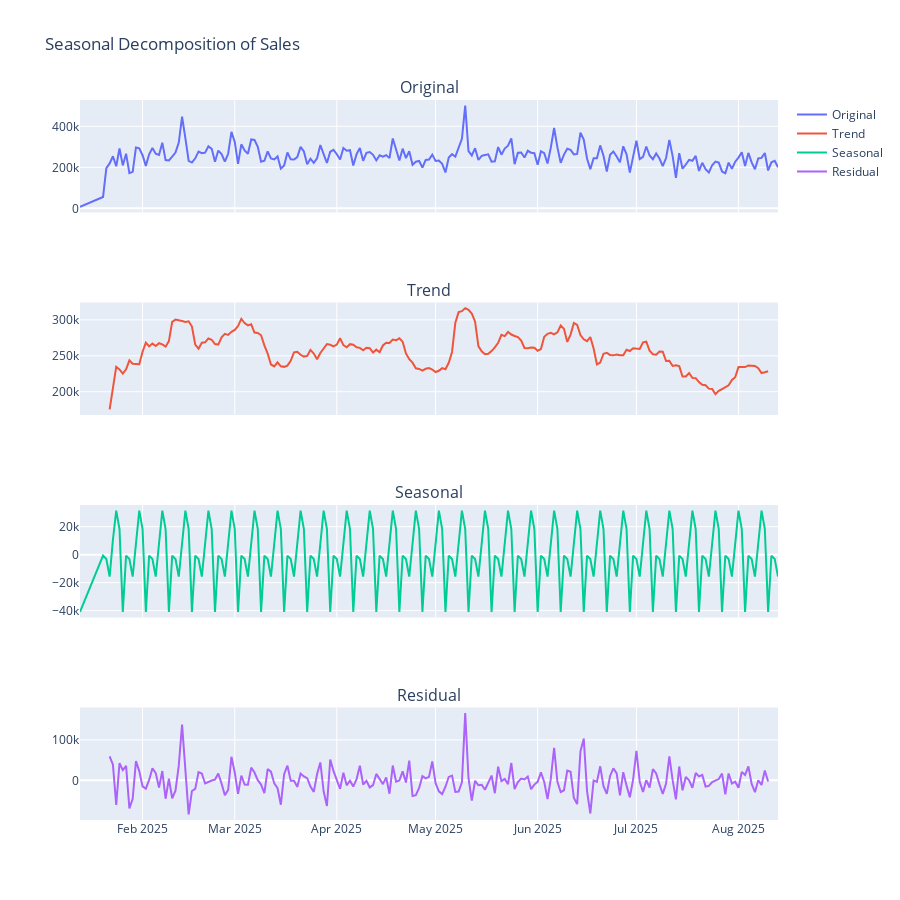

The notebook cell saved with this chart:
### Code cell
fig = make_subplots(rows = 4, cols = 1, shared_xaxes = True,
subplot_titles = ("Original", "Trend", "Seasonal", "Residual"))
fig.add_trace(go.Scatter(x = daily.index, y=daily["subtotal"], mode = "lines", name = 'Original'), row=1 , col=1)
fig.add_trace(go.Scatter(x = daily.index, y = decomposition.trend, mode = "lines", name = "Trend"), row =2, col = 1)
fig.add_trace(go.Scatter(x = daily.index, y = decomposition.seasonal, mode = "lines", name = "Seasonal"), row = 3, col = 1)
fig.add_trace(go.Scatter(x = daily.index, y = decomposition.resid, mode = "lines", name ="Residual"), row = 4, col = 1)
fig.update_layout(height = 900, title_text = "Seasonal Decomposition of Sales", showlegend = True)
fig.show()

### Figure 1 — Plotly figure (JSON) as saved in the notebook; plotly's stock layout.template omitted (floating-point values rounded to 4 significant figures; data arrays with more than 128 entries replaced by an {"elided": "..."} marker saying what was removed)
{"data": [{"mode": "lines", "name": "Original", "type": "scatter", "x": {"elided": "207 str values"}, "xaxis": "x", "y": {"elided": "207 float values"}, "yaxis": "y"}, {"mode": "lines", "name": "Trend", "type": "scatter", "x": {"elided": "207 str values"}, "xaxis": "x2", "y": {"elided": "207 float values"}, "yaxis": "y2"}, {"mode": "lines", "name": "Seasonal", "type": "scatter", "x": {"elided": "207 str values"}, "xaxis": "x3", "y": {"elided": "207 float values"}, "yaxis": "y3"}, {"mode": "lines", "name": "Residual", "type": "scatter", "x": {"elided": "207 str values"}, "xaxis": "x4", "y": {"elided": "207 float values"}, "yaxis": "y4"}], "layout": {"annotations": [{"font": {"size": 16}, "showarrow": false, "text": "Original", "x": 0.5, "xanchor": "center", "xref": "paper", "y": 1, "yanchor": "bottom", "yref": "paper"}, {"font": {"size": 16}, "showarrow": false, "text": "Trend", "x": 0.5, "xanchor": "center", "xref": "paper", "y": 0.7188, "yanchor": "bottom", "yref": "paper"}, {"font": {"size": 16}, "showarrow": false, "text": "Seasonal", "x": 0.5, "xanchor": "center", "xref": "paper", "y": 0.4375, "yanchor": "bottom", "yref": "paper"}, {"font": {"size": 16}, "showarrow": false, "text": "Residual", "x": 0.5, "xanchor": "center", "xref": "paper", "y": 0.1562, "yanchor": "bottom", "yref": "paper"}], "height": 900, "showlegend": true, "title": {"text": "Seasonal Decomposition of Sales"}, "xaxis": {"anchor": "y", "domain": [0, 1], "matches": "x4", "showticklabels": false}, "xaxis2": {"anchor": "y2", "domain": [0, 1], "matches": "x4", "showticklabels": false}, "xaxis3": {"anchor": "y3", "domain": [0, 1], "matches": "x4", "showticklabels": false}, "xaxis4": {"anchor": "y4", "domain": [0, 1]}, "yaxis": {"anchor": "x", "domain": [0.8438, 1]}, "yaxis2": {"anchor": "x2", "domain": [0.5625, 0.7188]}, "yaxis3": {"anchor": "x3", "domain": [0.2812, 0.4375]}, "yaxis4": {"anchor": "x4", "domain": [0, 0.1562]}}}
